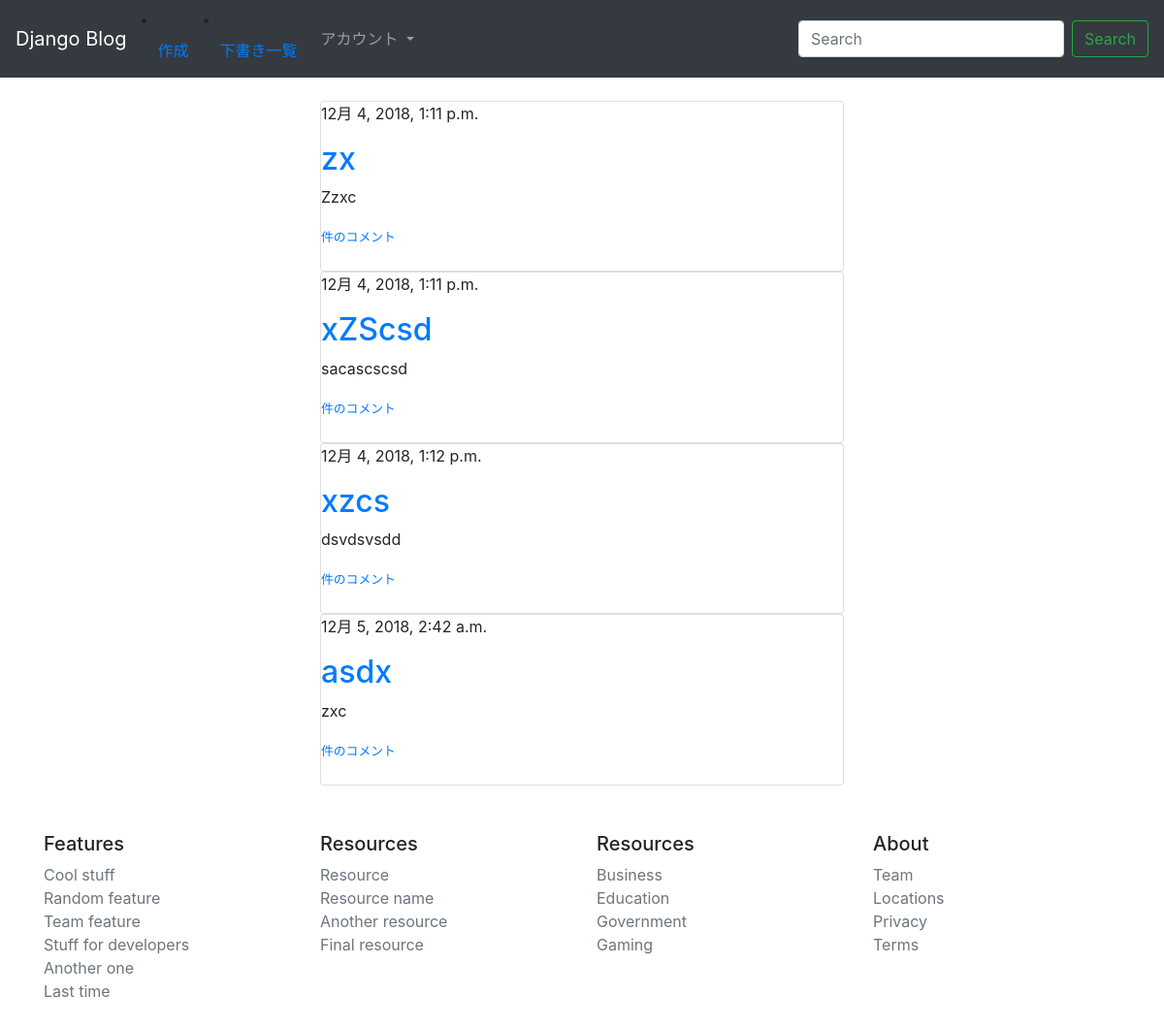
Page / (signed in) on the earlier database version.
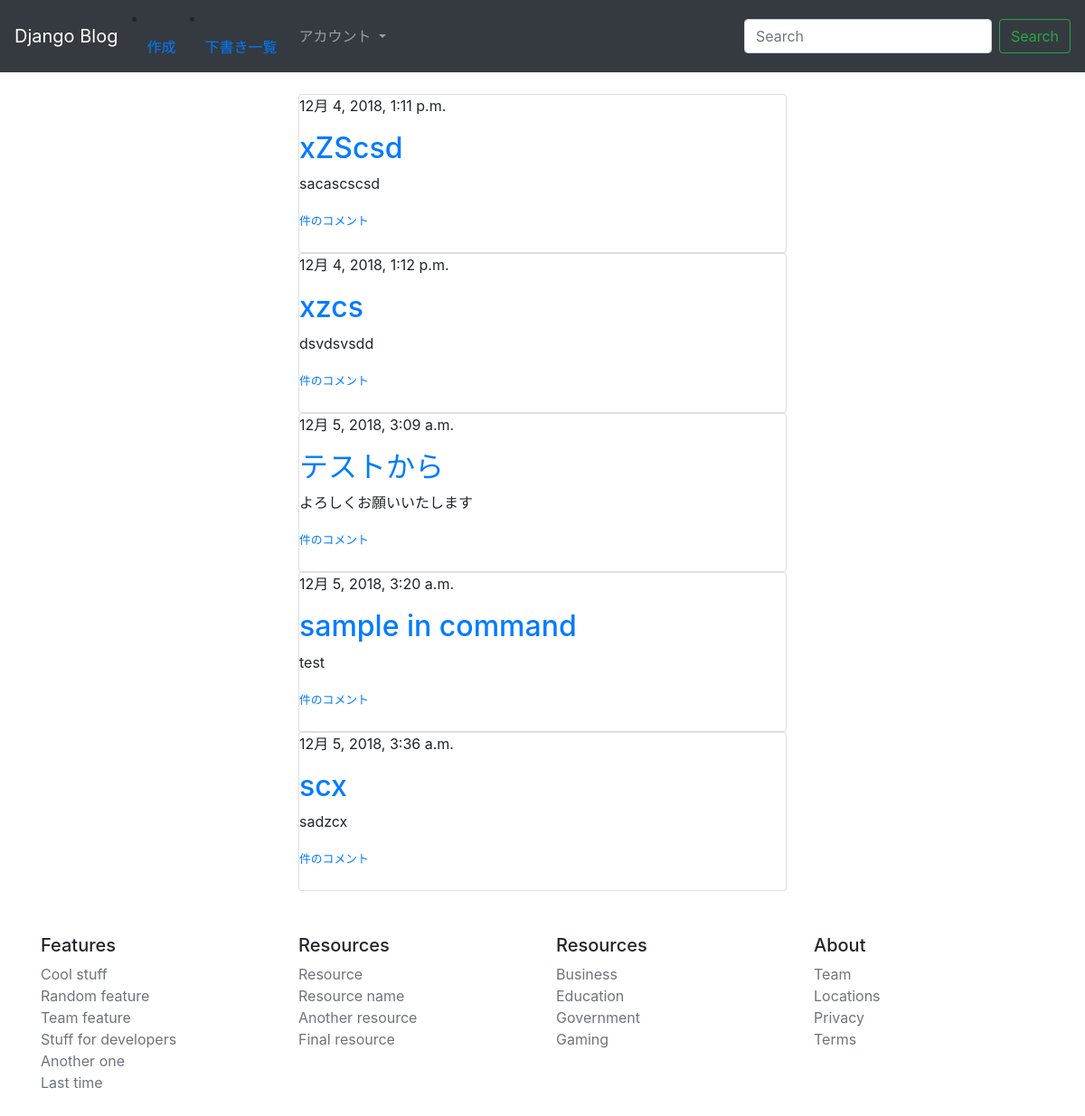
Same page on the later database version.
### blog/models.py (models this page shows, shortened)
class Post(models.Model):
    author = models.ForeignKey(
        "auth.User", on_delete=models.CASCADE)
    title = models.CharField(max_length=200)
    text = models.TextField()
    created_date = models.DateTimeField(default=timezone.now)
    published_date = models.DateTimeField(blank=True, null=True)

### blog/views.py (the view)
# urls.py: path("", views.post_list, name="post_list"),
@login_required
def post_list(request):
    posts = Post.objects.filter(
        published_date__lte=timezone.now()).order_by("published_date")
    return render(request, "blog/post_list.html", {'posts': posts})

### blog/templates/blog/post_list.html
{% extends 'blog/base.html' %}
{% block content %}
  {% for post in posts %}
  <div class="card">
    <div class="post">
      <p>{{ post.published_date }}</p>
      <h2><a href="{% url 'post_detail' pk=post.pk %}">{{ post.title }}</a></h2>
      <p>{{ post.text|linebreaksbr|urlize }}</p>
      <small><a href="{% url "post_detail" pk=post.pk%}">{{ post.approved_comments.count }}件のコメント</a></small>
    </div>
    <br>
    </div>
  {% endfor %}
{% endblock  %}

### blog/templates/blog/base.html (shortened to what this page needs)
{% load static %}
<!doctype html>
<html lang="en">
  <head>
    <link rel="stylesheet" href="https://stackpath.bootstrapcdn.com/bootstrap/4.1.3/css/bootstrap.min.css">
    <link rel="stylesheet" href="{% static "css/blog.css" %}">
  </head>
  <body>
  <nav class="navbar navbar-expand-lg navbar-dark bg-dark">
  <a class="navbar-brand" href="/">Django Blog</a>
  {% if user.is_authenticated %}
      <li class="nav-item">
        <a class="nav-link" href="{% url "post_new" %}">作成</a>
      </li>
      <li class="nav-item">
        <a class="nav-link" href="{% url "post_draft_list" %}">下書き一覧</a>
      </li>
  {% else %}
      <li class="nav-item">
        <a class="nav-link" href="{% url "login" %}">ログイン</a>
      </li>
  {% endif %}
  {% if user.is_authenticated %}
  <div class="collapse navbar-collapse" id="navbarSupportedContent">
    <ul class="navbar-nav mr-auto">
      <li class="nav-item dropdown">
        <a class="nav-link dropdown-toggle" href="#" id="navbarDropdown" role="button" data-toggle="dropdown" aria-haspopup="true" aria-expanded="false">
          アカウント
        </a>
      </li>
    </ul>
  {% endif %}
    <form class="form-inline my-2 my-lg-0">
      <input class="form-control mr-sm-2" type="search" placeholder="Search" aria-label="Search">
      <button class="btn btn-outline-success my-2 my-sm-0" type="submit">Search</button>
    </form>
  </div>
</nav>
<br>
      <div class="container">
        <div class="row">
          <div class="col-md-6 offset-md-3">
            {% block content %}
            {% endblock %}
          </div>
        </div>
      </div>
    <footer class="container py-5">
      <div class="row">
        <div class="col-6 col-md">
          <h5>Features</h5>
          <ul class="list-unstyled text-small">
            <li><a class="text-muted" href="#">Cool stuff</a></li>
            <li><a class="text-muted" href="#">Random feature</a></li>
            <li><a class="text-muted" href="#">Team feature</a></li>
            <li><a class="text-muted" href="#">Stuff for developers</a></li>
            <li><a class="text-muted" href="#">Another one</a></li>
            <li><a class="text-muted" href="#">Last time</a></li>
          </ul>
        </div>
        <div class="col-6 col-md">
          <h5>Resources</h5>
          <ul class="list-unstyled text-small">
            <li><a class="text-muted" href="#">Resource</a></li>
            <li><a class="text-muted" href="#">Resource name</a></li>
            <li><a class="text-muted" href="#">Another resource</a></li>
            <li><a class="text-muted" href="#">Final resource</a></li>
          </ul>
        </div>
        <div class="col-6 col-md">
          <h5>Resources</h5>
          <ul class="list-unstyled text-small">
            <li><a class="text-muted" href="#">Business</a></li>
            <li><a class="text-muted" href="#">Education</a></li>
            <li><a class="text-muted" href="#">Government</a></li>
            <li><a class="text-muted" href="#">Gaming</a></li>
          </ul>
        </div>
        <div class="col-6 col-md">
          <h5>About</h5>
          <ul class="list-unstyled text-small">
            <li><a class="text-muted" href="#">Team</a></li>
            <li><a class="text-muted" href="#">Locations</a></li>
            <li><a class="text-muted" href="#">Privacy</a></li>
            <li><a class="text-muted" href="#">Terms</a></li>
          </ul>
        </div>
      </div>
      </footer>
  </body>
</html>

Differences in the rows shown:
removed Post: published_date "12月 4, 2018, 1:11 p.m.", title "zx", text "Zzxc"
removed Post: published_date "12月 5, 2018, 2:42 a.m.", title "asdx", text "zxc"
added Post: published_date "12月 5, 2018, 3:09 a.m.", title "テストから", text "よろしくお願いいたします"
now on this page (row edited): Post: published_date "12月 5, 2018, 3:20 a.m.", title "sample in command", text "test"
added Post: published_date "12月 5, 2018, 3:36 a.m.", title "scx", text "sadzcx"
